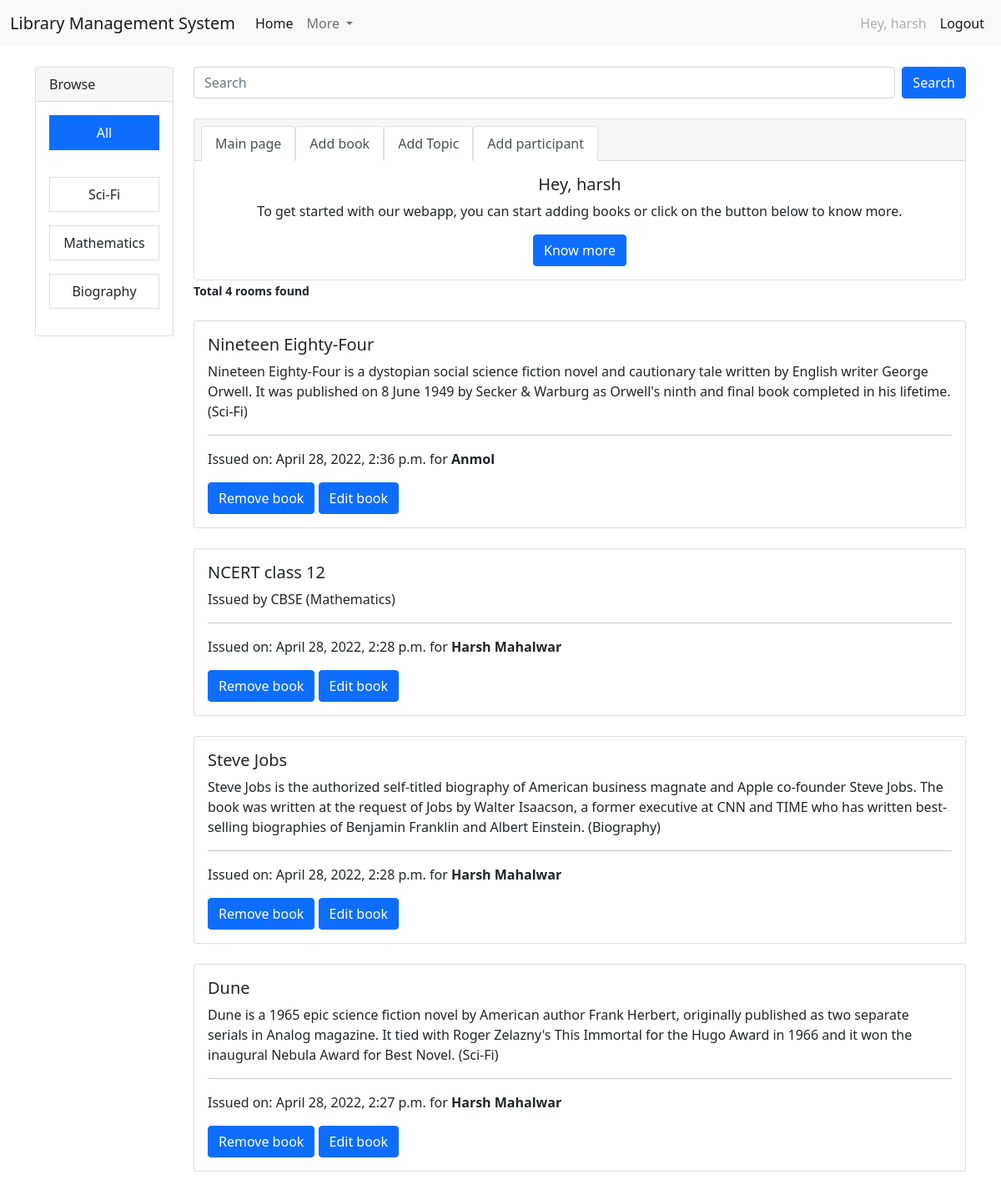
The app's page / (signed in) with its own data.
### core/models.py (models this page shows, shortened)
class Topic(models.Model):
    objects = None
    name = models.CharField(max_length=200)
    def __str__(self):
        return self.name

class book(models.Model):
    objects = None
    host = models.ForeignKey(User, on_delete=models.SET_NULL, null=True)
    id = models.AutoField(primary_key=True)
    topic = models.ForeignKey(Topic, on_delete=models.SET_NULL, null=True)
    participant = models.ForeignKey(participant, on_delete=models.SET_NULL, null=True)
    title = models.CharField(max_length=200)
    desc = models.TextField()
    created = models.DateTimeField(auto_now=True, null=True)
    updated = models.DateTimeField(auto_now_add=True, null=True)
    class Meta:
        ordering = ['-updated', '-created']

class participant(models.Model):
    objects = None
    name = models.CharField(max_length=200)
    def __str__(self):
        return self.name

### core/views.py (the view)
# urls.py: path('', views.home, name='home'),
def home(request):
    q = request.GET.get('q') if request.GET.get('q') != None else ''
    t = book.objects.filter(Q(topic__name__icontains=q) |
                              Q(title__icontains=q) |
                              Q(desc__icontains=q)|
                              Q(host__username__icontains=q)|
                            Q(participant__name__icontains=q)
                              )
    room_count = t.count()
    t1 = Topic.objects.all()
    context = {'books': t, 'topic': t1, 'room_count': room_count}
    return render(request, 'home.html', context)

### templates/home.html (shortened to what this page needs)
{% extends 'main.html' %}
{% block content %}
{% if request.user.is_authenticated %}
<div class="container my-4">
  <div class="row">
    <div class="col col-lg-2">
<div class="card">
  <div class="card-header">
    Browse
  </div>
  <div class="card-body">
    <p class="card-title"> <a href = "{% url 'home' %}" class = "list-group-item list-group-item-action active text-center">All</a></p>
    <br>
    {% for t in topic %}
    <p class="nav-text"><a class = "list-group-item list-group-item-action text-center" href = "{% url 'home' %}?q={{t.name}}">{{t.name}}</a></p>
    {% endfor %}
  </div>
</div>
    </div>
    <div class="col ">
      <form class="d-flex" method = "GET" action = "{% url 'home' %}">
        <input class="form-control me-2" type="text" name = "q" placeholder="Search" aria-label="Search"/>
        <button class="btn btn-primary" type="submit">Search</button>
      </form>
      <br>
<div class="card text-center">
  <div class="card-header">
    <ul class="nav nav-tabs card-header-tabs">
      <li class="nav-item">
        <a class="nav-link active" aria-current="true" href="/">Main page</a>
      </li>
      <li class="nav-item">
        <a class="nav-link active" href="\add">Add book</a>
      </li>
      <li class="nav-item">
        <a class="nav-link active" href="\addTopic">Add Topic</a>
      </li>
      <li class="nav-item">
        <a class="nav-link active" href="\addParticipant">Add participant</a>
      </li>
    </ul>
  </div>
  <div class="card-body">
    <h5 class="card-title">Hey, {{user}}</h5>
    <p class="card-text">To get started with our webapp, you can start adding books or click on the button below to know more.</p>
    <a href="#" class="btn btn-primary">Know more</a>
  </div>
</div>
      {% if room_count > 0 %}
<small><b>Total {{room_count}} rooms found</b></small>
      {% else %}
      <small><b>ooppsssieee no room found</b></small>
      {% endif %}
      {% for bookk in books %}
      <div class="card my-4">
  <div class="card-body">
    <h5 class="card-title">{{bookk.title}}</h5>
    <p class="card-text">{{bookk.desc}} ({{bookk.topic}})</p>
      <hr>
      <p class="card-text">Issued on: {{bookk.created}} for <b>{{bookk.participant}}</b></p>
    {% if request.user == bookk.host %}
    <a href="delete/{{bookk.id}}" class="btn btn-primary">Remove book</a>
    <a href ="update/{{bookk.id}}" class="btn btn-primary">Edit book</a>
      {% endif %}
    </div>
  </div>
      {% endfor%}
    </div>
{% endif %}
{% endblock content %}

### templates/main.html (shortened to what this page needs)
<!doctype html>
<html lang="en">
  <head>
    <nav class="navbar navbar-expand-lg navbar-light bg-light">
  <div class="container-fluid">
    <a class="navbar-brand" href="\">Library Management System</a>
    <div class="collapse navbar-collapse" id="navbarSupportedContent">
      <ul class="navbar-nav me-auto mb-2 mb-lg-0">
        <li class="nav-item">
          <a class="nav-link active" aria-current="page" href='\'>Home</a>
        </li>
        <li class="nav-item dropdown">
          <a class="nav-link dropdown-toggle" href="#" id="navbarDropdown" role="button" data-bs-toggle="dropdown" aria-expanded="false">
            More
          </a>
        </li>
      </ul>
      <form class="d-flex">
        <ul class="navbar-nav me-auto mb-2 mb-lg-0">
        {% if request.user.is_authenticated %}
          <li>
        <a class = 'nav-link disabled' > Hey, {{user}}</a></li>
          <li>
        <a class="nav-link active" href = "{% url 'logout' %}">Logout</a></li>
       {% else %}
          <li>
       <a class = "nav-link" href = "{% url 'register' %}">Register</a></li>
       <li>
          <a class = "nav-link active" href = "{% url 'login' %}">Login</a></li>
       {% endif %}
        </ul>
      </form>
    </div>
  </div>
</nav>
    <link href="https://cdn.jsdelivr.net/npm/bootstrap@5.1.3/dist/css/bootstrap.min.css" rel="stylesheet">
  </head>
  <body>
  {% block content %}
  {% endblock %}
  </body>
</html>

### records on screen
Topic: name "Sci-Fi"
Topic: name "Mathematics"
Topic: name "Biography"
book: title "Nineteen Eighty-Four", desc "Nineteen Eighty-Four is a dystopian social science fiction novel and cautionary tale written by English writer George Orwell. It was published on 8 June 1949 by Secker & Warburg as Orwell's ninth and final book completed in his lifetime.", topic "Sci-Fi", created "April 28, 2022, 2:36 p.m.", participant "Anmol"
book: title "NCERT class 12", desc "Issued by CBSE", topic "Mathematics", created "April 28, 2022, 2:28 p.m.", participant "Harsh Mahalwar"
book: title "Steve Jobs", desc "Steve Jobs is the authorized self-titled biography of American business magnate and Apple co-founder Steve Jobs. The book was written at the request of Jobs by Walter Isaacson, a former executive at CNN and TIME who has written best-selling biographies of Benjamin Franklin and Albert Einstein.", topic "Biography", created "April 28, 2022, 2:28 p.m.", participant "Harsh Mahalwar"
book: title "Dune", desc "Dune is a 1965 epic science fiction novel by American author Frank Herbert, originally published as two separate serials in Analog magazine. It tied with Roger Zelazny's This Immortal for the Hugo Award in 1966 and it won the inaugural Nebula Award for Best Novel.", topic "Sci-Fi", created "April 28, 2022, 2:27 p.m.", participant "Harsh Mahalwar"

### other values on screen
{{ user }} "harsh"
{{ room_count }} "4"
